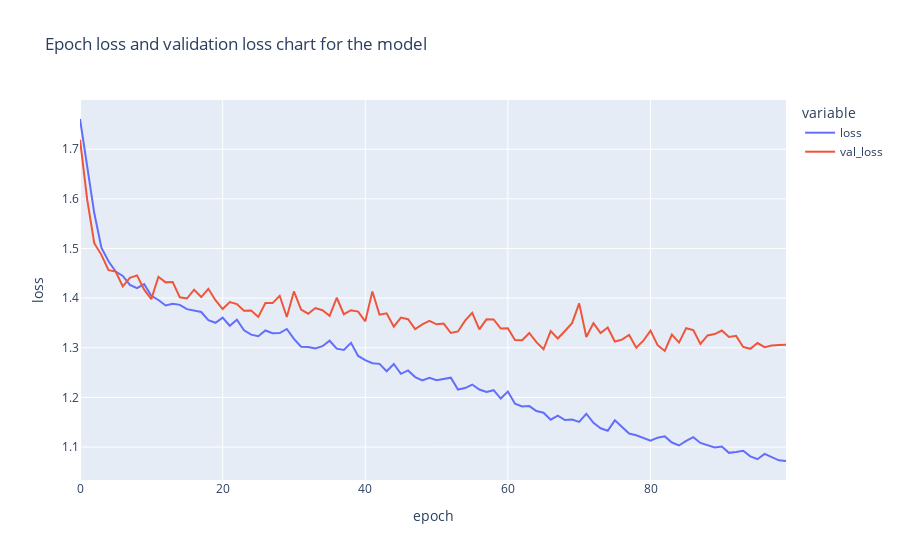

The code cell stored with this chart in its notebook:
### Code cell
fig=px.line(histopt.history,y=['loss','val_loss'],
           labels={'index':'epoch','value':'loss'},
           title=(f'Epoch loss and validation loss chart for the model'))
fig.show()

### Figure 1 — Plotly figure (JSON) as saved in the notebook; plotly's stock layout.template omitted (floating-point values rounded to 4 significant figures)
{"data": [{"hovertemplate": "variable=loss<br>epoch=%{x}<br>loss=%{y}<extra></extra>", "legendgroup": "loss", "line": {"color": "#636efa", "dash": "solid"}, "marker": {"symbol": "circle"}, "mode": "lines", "name": "loss", "orientation": "v", "showlegend": true, "type": "scatter", "x": [0, 1, 2, 3, 4, 5, 6, 7, 8, 9, 10, 11, 12, 13, 14, 15, 16, 17, 18, 19, 20, 21, 22, 23, 24, 25, 26, 27, 28, 29, 30, 31, 32, 33, 34, 35, 36, 37, 38, 39, 40, 41, 42, 43, 44, 45, 46, 47, 48, 49, 50, 51, 52, 53, 54, 55, 56, 57, 58, 59, 60, 61, 62, 63, 64, 65, 66, 67, 68, 69, 70, 71, 72, 73, 74, 75, 76, 77, 78, 79, 80, 81, 82, 83, 84, 85, 86, 87, 88, 89, 90, 91, 92, 93, 94, 95, 96, 97, 98, 99], "xaxis": "x", "y": [1.761, 1.667, 1.571, 1.501, 1.474, 1.454, 1.445, 1.426, 1.42, 1.428, 1.405, 1.396, 1.385, 1.389, 1.386, 1.378, 1.375, 1.372, 1.356, 1.35, 1.361, 1.344, 1.356, 1.335, 1.327, 1.323, 1.335, 1.329, 1.33, 1.338, 1.318, 1.302, 1.302, 1.299, 1.303, 1.314, 1.298, 1.296, 1.31, 1.284, 1.275, 1.269, 1.268, 1.253, 1.267, 1.247, 1.254, 1.241, 1.234, 1.24, 1.234, 1.237, 1.24, 1.216, 1.219, 1.226, 1.216, 1.211, 1.215, 1.198, 1.212, 1.187, 1.182, 1.182, 1.172, 1.169, 1.155, 1.163, 1.154, 1.156, 1.151, 1.167, 1.149, 1.138, 1.133, 1.154, 1.141, 1.127, 1.124, 1.118, 1.113, 1.119, 1.121, 1.109, 1.103, 1.112, 1.12, 1.108, 1.104, 1.099, 1.101, 1.088, 1.09, 1.093, 1.081, 1.076, 1.086, 1.08, 1.073, 1.072], "yaxis": "y"}, {"hovertemplate": "variable=val_loss<br>epoch=%{x}<br>loss=%{y}<extra></extra>", "legendgroup": "val_loss", "line": {"color": "#EF553B", "dash": "solid"}, "marker": {"symbol": "circle"}, "mode": "lines", "name": "val_loss", "orientation": "v", "showlegend": true, "type": "scatter", "x": [0, 1, 2, 3, 4, 5, 6, 7, 8, 9, 10, 11, 12, 13, 14, 15, 16, 17, 18, 19, 20, 21, 22, 23, 24, 25, 26, 27, 28, 29, 30, 31, 32, 33, 34, 35, 36, 37, 38, 39, 40, 41, 42, 43, 44, 45, 46, 47, 48, 49, 50, 51, 52, 53, 54, 55, 56, 57, 58, 59, 60, 61, 62, 63, 64, 65, 66, 67, 68, 69, 70, 71, 72, 73, 74, 75, 76, 77, 78, 79, 80, 81, 82, 83, 84, 85, 86, 87, 88, 89, 90, 91, 92, 93, 94, 95, 96, 97, 98, 99], "xaxis": "x", "y": [1.719, 1.6, 1.511, 1.487, 1.456, 1.453, 1.424, 1.441, 1.446, 1.417, 1.398, 1.443, 1.432, 1.432, 1.402, 1.399, 1.417, 1.402, 1.419, 1.396, 1.378, 1.392, 1.388, 1.375, 1.375, 1.362, 1.39, 1.39, 1.405, 1.362, 1.413, 1.377, 1.369, 1.38, 1.376, 1.364, 1.401, 1.368, 1.376, 1.373, 1.353, 1.413, 1.367, 1.369, 1.343, 1.361, 1.357, 1.338, 1.347, 1.354, 1.347, 1.349, 1.33, 1.333, 1.355, 1.37, 1.337, 1.357, 1.357, 1.339, 1.339, 1.315, 1.315, 1.33, 1.311, 1.297, 1.333, 1.319, 1.334, 1.349, 1.389, 1.322, 1.35, 1.33, 1.341, 1.313, 1.316, 1.326, 1.3, 1.314, 1.335, 1.305, 1.294, 1.327, 1.31, 1.339, 1.335, 1.308, 1.325, 1.328, 1.335, 1.322, 1.324, 1.302, 1.298, 1.31, 1.301, 1.304, 1.306, 1.306], "yaxis": "y"}], "layout": {"legend": {"title": {"text": "variable"}, "tracegroupgap": 0}, "title": {"text": "Epoch loss and validation loss chart for the model"}, "xaxis": {"anchor": "y", "domain": [0, 1], "title": {"text": "epoch"}}, "yaxis": {"anchor": "x", "domain": [0, 1], "title": {"text": "loss"}}}}
